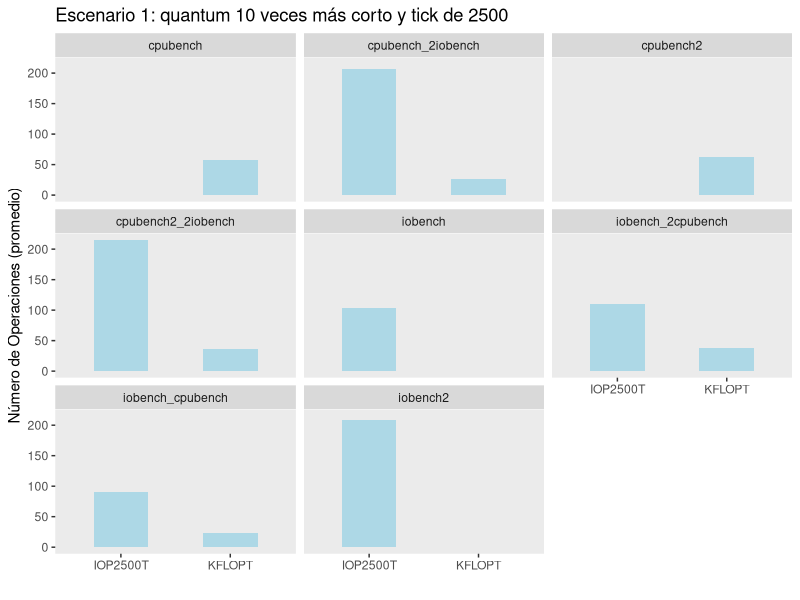

This chart was generated by the following R code:
######### Ejecucion #########

#> $ Rscript plot.R

######### Packages  #########
packages <- c("readxl", "tseries", "dynlm", "mFilter", "ggplot2", "dplyr")
sapply(packages, require, character.only = TRUE)

######### bases #########

cpubench <- read.table("cpubench.txt", quote="\"", comment.char="")

cpubench_2iobench <- read.table("cpubench_2iobench.txt", quote="\"", comment.char="")

cpubench2 <- read.table("2cpubench.txt", quote="\"", comment.char="")

cpubench2_2iobench <- read.table("2cpubench_2iobench.txt", quote="\"", comment.char="")

iobench <- read.table("iobench.txt", quote="\"", comment.char="")

iobench_2cpubench <- read.table("iobench_2cpubench.txt", quote="\"", comment.char="")

iobench_cpubench <- read.table("iobench_cpubench.txt", quote="\"", comment.char="")

iobench2 <- read.table("2iobench.txt", quote="\"", comment.char="")

######### plot y .png #########

png(file = "plot_part2_2_esc1.png")
bind_rows(cpubench = cpubench, cpubench_2iobench = cpubench_2iobench,
          cpubench2 = cpubench2, cpubench2_2iobench = cpubench2_2iobench,
          iobench = iobench, iobench_2cpubench = iobench_2cpubench,
          iobench_cpubench = iobench_cpubench, iobench2 = iobench2,
          .id = "id") %>%
    ggplot(mapping = aes(x = V3)) +
        geom_bar(width=0.5, fill='lightblue') +
        facet_wrap(~id) +
        theme(panel.grid = element_blank()) +
        labs(title = "Escenario 1: quantum 10 veces más corto y tick de 2500", y = "Número de Operaciones (promedio)", x= "") 
dev.off()
